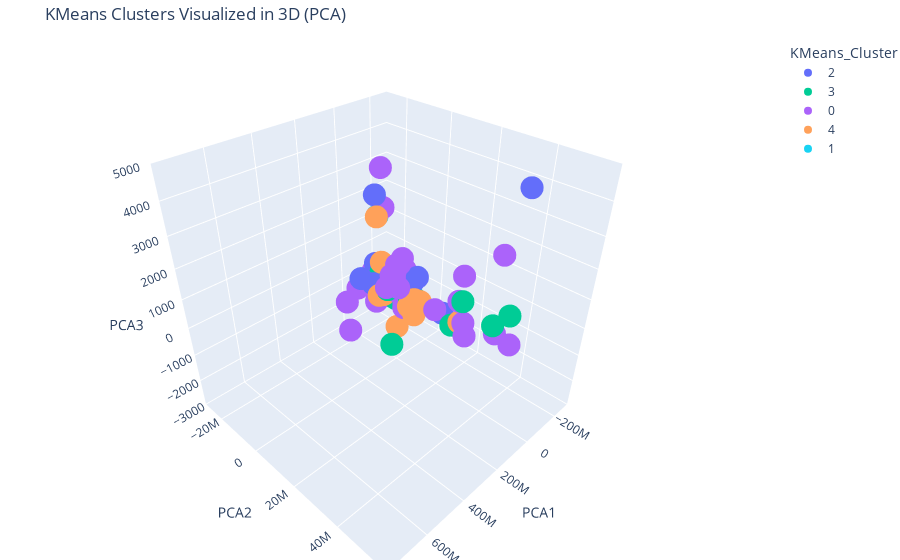

The notebook cell saved with this chart:
### Markdown cell above
# 3D

### Code cell
import pandas as pd
from sklearn.decomposition import PCA
import plotly.express as px
import plotly.graph_objects as go

sample_for_plot = non_binnary_df.sample(1000, random_state=42)
pca = PCA(n_components=3)
reduced = pca.fit_transform(sample_for_plot)

plot_df = pd.DataFrame(reduced, columns=['PCA1', 'PCA2', 'PCA3'])
plot_df['KMeans_Cluster'] = sample_for_plot['KMeans_Cluster'].astype(str)  # for categorical coloring


fig = px.scatter_3d(
    plot_df,
    x='PCA1',
    y='PCA2',
    z='PCA3',
    color='KMeans_Cluster', # Color points by cluster
    title='KMeans Clusters Visualized in 3D (PCA)',
    labels={'PCA1': 'PCA Component 1', 'PCA2': 'PCA Component 2', 'PCA3': 'PCA Component 3'}, # Optional: set axis labels
    size_max=8 # Adjust point size
)

fig.update_layout(
    margin=dict(l=0, r=0, b=0, t=40), # Adjust margins
    scene=dict( # Update scene to set axis titles
        xaxis_title='PCA1',
        yaxis_title='PCA2',
        zaxis_title='PCA3'
    )
)
fig.update_layout(scene = dict(
    xaxis = dict(range=[-0.3e9, 0.8e9]),
    yaxis = dict(range=[-0.3e8, 0.6e8]),
    zaxis = dict(range=[-3000, 5000])
))
fig.show()
